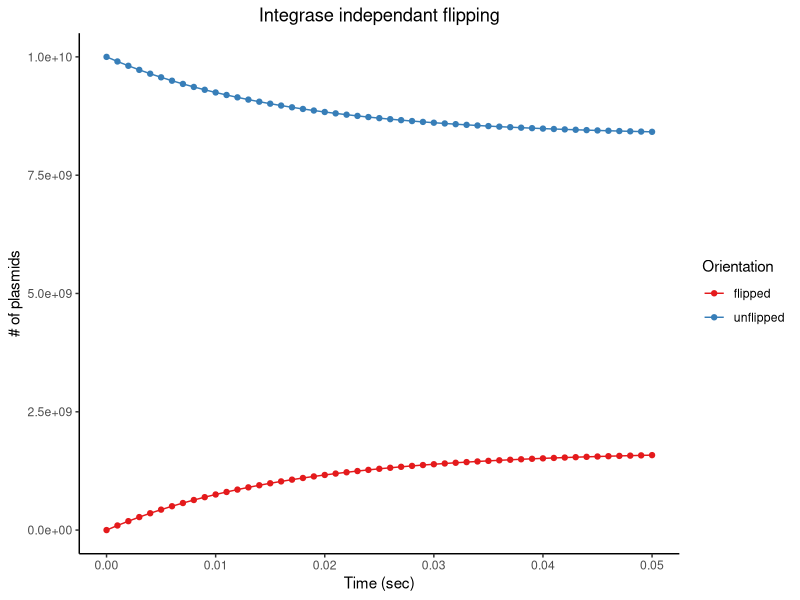

This chart was generated by the following R code:
# Code for memory-microbe
# Author: Prashant Kalvapalle
# Date started: 1 feb 2019

# initializing variables
r0 <- 1e10 # copies of plasmid (unflipped) in 1 ml culture
f0 <- 0
k1 <- 10 # hr-1
k2 <- 50 # hr-1

i0 <- 1e6 # number of integrase proteins
kcat <- 1e4 # hr-1
km <- 1e5 # copies
n <- 4 # effective hill coefficient - Integrase tetramerization and binding

# other initializations
t <- seq(0,.05,.001) # time sequence

# calling libraries
library(deSolve)
library(tidyverse)
library(ggplot2)
library(magrittr)

# differential equations
func_i <- function(t,y, params) # differential equation for intrinsic flipping - integrase independant
{with(as.list(c(y,params)),
      {f <- y[1]; r <- y[2]
      df <- k1*r - k2*f
      dr <- -df
      dy <- list(c(df,dr))}
)}

func_int <- function(t,y, params) # integrase dependant flipping differential eqn
{with(as.list(c(y,params)),
      {f <- y[1]; r <- y[2]
      df <- k1*r + kcat*i0*r^n/(km + r^n) - k2*f
      dr <- -df
      dy <- list(c(df,dr))}
)}

# Solving ODE for intrinsic flipping
out_i <- ode(c(f = f0, r = r0), times = t, func_i, c(k1,k2))

# polishing ODE output data
out_i1 <- out_i %>% as_tibble() %>% rename(flipped = f, unflipped = r) %>% gather('Orientation','# of plasmids', -time)
  
# plotting # of plasmids with time
plt <- out_i1 %>% ggplot() + aes(time,`# of plasmids`, color = Orientation) + geom_line() + geom_point() + 
       xlab('Time (sec)') + ggtitle('Integrase independant flipping') +
       theme_classic() + scale_color_brewer(palette="Set1") + theme(plot.title = element_text(hjust = 0.5))  
print(plt)
